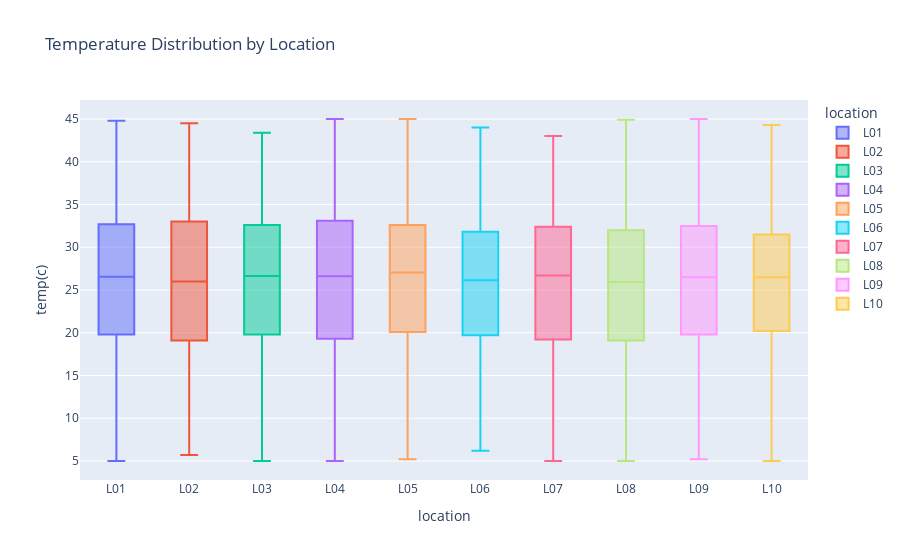
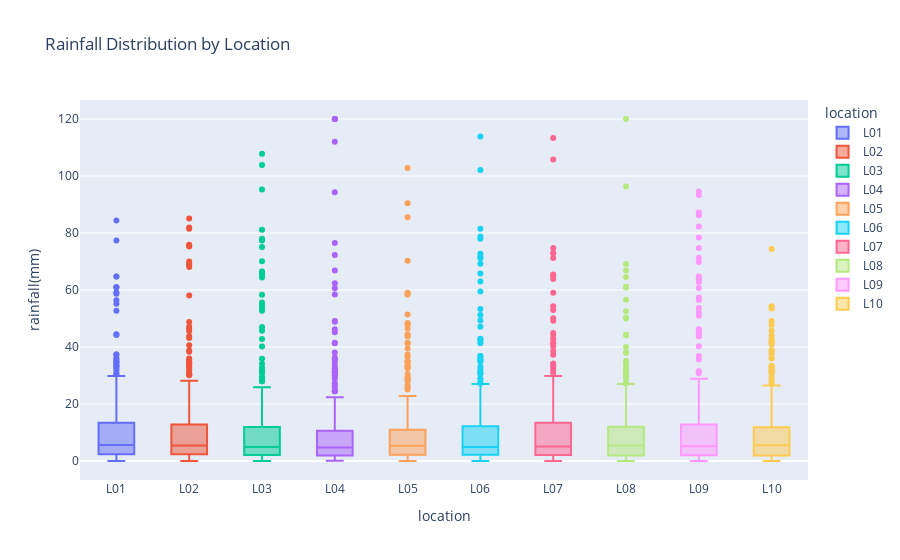

Source (notebook cell) for these figures, in order:
### Code cell
# Weather patterns by location (if location data exists)
location_cols = [col for col in df.columns if 'location' in col.lower()]

if location_cols and temp_columns and rainfall_columns:
    location_col = location_cols[0]
    
    # Create subplot for each location
    locations = df[location_col].unique()
    
    if len(locations) <= 10:  # Only create if reasonable number of locations
        fig = px.box(
            df, 
            x=location_col, 
            y=temp_col,
            title='Temperature Distribution by Location',
            color=location_col
        )
        fig.show()
        
        fig2 = px.box(
            df, 
            x=location_col, 
            y=rain_col,
            title='Rainfall Distribution by Location',
            color=location_col
        )
        fig2.show()

### Figure 1 — Plotly figure (JSON) as saved in the notebook; plotly's stock layout.template omitted (floating-point values rounded to 4 significant figures; data arrays with more than 128 entries replaced by an {"elided": "..."} marker saying what was removed)
{"data": [{"alignmentgroup": "True", "hovertemplate": "location=%{x}<br>temp(c)=%{y}<extra></extra>", "legendgroup": "L01", "marker": {"color": "#636efa"}, "name": "L01", "notched": false, "offsetgroup": "L01", "orientation": "v", "showlegend": true, "type": "box", "x": {"elided": "366 str values"}, "x0": " ", "xaxis": "x", "y": {"elided": "366 float values"}, "y0": " ", "yaxis": "y"}, {"alignmentgroup": "True", "hovertemplate": "location=%{x}<br>temp(c)=%{y}<extra></extra>", "legendgroup": "L02", "marker": {"color": "#EF553B"}, "name": "L02", "notched": false, "offsetgroup": "L02", "orientation": "v", "showlegend": true, "type": "box", "x": {"elided": "366 str values"}, "x0": " ", "xaxis": "x", "y": {"elided": "366 float values"}, "y0": " ", "yaxis": "y"}, {"alignmentgroup": "True", "hovertemplate": "location=%{x}<br>temp(c)=%{y}<extra></extra>", "legendgroup": "L03", "marker": {"color": "#00cc96"}, "name": "L03", "notched": false, "offsetgroup": "L03", "orientation": "v", "showlegend": true, "type": "box", "x": {"elided": "366 str values"}, "x0": " ", "xaxis": "x", "y": {"elided": "366 float values"}, "y0": " ", "yaxis": "y"}, {"alignmentgroup": "True", "hovertemplate": "location=%{x}<br>temp(c)=%{y}<extra></extra>", "legendgroup": "L04", "marker": {"color": "#ab63fa"}, "name": "L04", "notched": false, "offsetgroup": "L04", "orientation": "v", "showlegend": true, "type": "box", "x": {"elided": "366 str values"}, "x0": " ", "xaxis": "x", "y": {"elided": "366 float values"}, "y0": " ", "yaxis": "y"}, {"alignmentgroup": "True", "hovertemplate": "location=%{x}<br>temp(c)=%{y}<extra></extra>", "legendgroup": "L05", "marker": {"color": "#FFA15A"}, "name": "L05", "notched": false, "offsetgroup": "L05", "orientation": "v", "showlegend": true, "type": "box", "x": {"elided": "366 str values"}, "x0": " ", "xaxis": "x", "y": {"elided": "366 float values"}, "y0": " ", "yaxis": "y"}, {"alignmentgroup": "True", "hovertemplate": "location=%{x}<br>temp(c)=%{y}<extra></extra>", "legendgroup": "L06", "marker": {"color": "#19d3f3"}, "name": "L06", "notched": false, "offsetgroup": "L06", "orientation": "v", "showlegend": true, "type": "box", "x": {"elided": "366 str values"}, "x0": " ", "xaxis": "x", "y": {"elided": "366 float values"}, "y0": " ", "yaxis": "y"}, {"alignmentgroup": "True", "hovertemplate": "location=%{x}<br>temp(c)=%{y}<extra></extra>", "legendgroup": "L07", "marker": {"color": "#FF6692"}, "name": "L07", "notched": false, "offsetgroup": "L07", "orientation": "v", "showlegend": true, "type": "box", "x": {"elided": "366 str values"}, "x0": " ", "xaxis": "x", "y": {"elided": "366 float values"}, "y0": " ", "yaxis": "y"}, {"alignmentgroup": "True", "hovertemplate": "location=%{x}<br>temp(c)=%{y}<extra></extra>", "legendgroup": "L08", "marker": {"color": "#B6E880"}, "name": "L08", "notched": false, "offsetgroup": "L08", "orientation": "v", "showlegend": true, "type": "box", "x": {"elided": "366 str values"}, "x0": " ", "xaxis": "x", "y": {"elided": "366 float values"}, "y0": " ", "yaxis": "y"}, {"alignmentgroup": "True", "hovertemplate": "location=%{x}<br>temp(c)=%{y}<extra></extra>", "legendgroup": "L09", "marker": {"color": "#FF97FF"}, "name": "L09", "notched": false, "offsetgroup": "L09", "orientation": "v", "showlegend": true, "type": "box", "x": {"elided": "366 str values"}, "x0": " ", "xaxis": "x", "y": {"elided": "366 float values"}, "y0": " ", "yaxis": "y"}, {"alignmentgroup": "True", "hovertemplate": "location=%{x}<br>temp(c)=%{y}<extra></extra>", "legendgroup": "L10", "marker": {"color": "#FECB52"}, "name": "L10", "notched": false, "offsetgroup": "L10", "orientation": "v", "showlegend": true, "type": "box", "x": {"elided": "366 str values"}, "x0": " ", "xaxis": "x", "y": {"elided": "366 float values"}, "y0": " ", "yaxis": "y"}], "layout": {"boxmode": "overlay", "legend": {"title": {"text": "location"}, "tracegroupgap": 0}, "title": {"text": "Temperature Distribution by Location"}, "xaxis": {"anchor": "y", "categoryarray": ["L01", "L02", "L03", "L04", "L05", "L06", "L07", "L08", "L09", "L10"], "categoryorder": "array", "domain": [0, 1], "title": {"text": "location"}}, "yaxis": {"anchor": "x", "domain": [0, 1], "title": {"text": "temp(c)"}}}}

### Figure 2 — Plotly figure (JSON) as saved in the notebook; plotly's stock layout.template omitted (floating-point values rounded to 4 significant figures; data arrays with more than 128 entries replaced by an {"elided": "..."} marker saying what was removed)
{"data": [{"alignmentgroup": "True", "hovertemplate": "location=%{x}<br>rainfall(mm)=%{y}<extra></extra>", "legendgroup": "L01", "marker": {"color": "#636efa"}, "name": "L01", "notched": false, "offsetgroup": "L01", "orientation": "v", "showlegend": true, "type": "box", "x": {"elided": "366 str values"}, "x0": " ", "xaxis": "x", "y": {"elided": "366 float values"}, "y0": " ", "yaxis": "y"}, {"alignmentgroup": "True", "hovertemplate": "location=%{x}<br>rainfall(mm)=%{y}<extra></extra>", "legendgroup": "L02", "marker": {"color": "#EF553B"}, "name": "L02", "notched": false, "offsetgroup": "L02", "orientation": "v", "showlegend": true, "type": "box", "x": {"elided": "366 str values"}, "x0": " ", "xaxis": "x", "y": {"elided": "366 float values"}, "y0": " ", "yaxis": "y"}, {"alignmentgroup": "True", "hovertemplate": "location=%{x}<br>rainfall(mm)=%{y}<extra></extra>", "legendgroup": "L03", "marker": {"color": "#00cc96"}, "name": "L03", "notched": false, "offsetgroup": "L03", "orientation": "v", "showlegend": true, "type": "box", "x": {"elided": "366 str values"}, "x0": " ", "xaxis": "x", "y": {"elided": "366 float values"}, "y0": " ", "yaxis": "y"}, {"alignmentgroup": "True", "hovertemplate": "location=%{x}<br>rainfall(mm)=%{y}<extra></extra>", "legendgroup": "L04", "marker": {"color": "#ab63fa"}, "name": "L04", "notched": false, "offsetgroup": "L04", "orientation": "v", "showlegend": true, "type": "box", "x": {"elided": "366 str values"}, "x0": " ", "xaxis": "x", "y": {"elided": "366 float values"}, "y0": " ", "yaxis": "y"}, {"alignmentgroup": "True", "hovertemplate": "location=%{x}<br>rainfall(mm)=%{y}<extra></extra>", "legendgroup": "L05", "marker": {"color": "#FFA15A"}, "name": "L05", "notched": false, "offsetgroup": "L05", "orientation": "v", "showlegend": true, "type": "box", "x": {"elided": "366 str values"}, "x0": " ", "xaxis": "x", "y": {"elided": "366 float values"}, "y0": " ", "yaxis": "y"}, {"alignmentgroup": "True", "hovertemplate": "location=%{x}<br>rainfall(mm)=%{y}<extra></extra>", "legendgroup": "L06", "marker": {"color": "#19d3f3"}, "name": "L06", "notched": false, "offsetgroup": "L06", "orientation": "v", "showlegend": true, "type": "box", "x": {"elided": "366 str values"}, "x0": " ", "xaxis": "x", "y": {"elided": "366 float values"}, "y0": " ", "yaxis": "y"}, {"alignmentgroup": "True", "hovertemplate": "location=%{x}<br>rainfall(mm)=%{y}<extra></extra>", "legendgroup": "L07", "marker": {"color": "#FF6692"}, "name": "L07", "notched": false, "offsetgroup": "L07", "orientation": "v", "showlegend": true, "type": "box", "x": {"elided": "366 str values"}, "x0": " ", "xaxis": "x", "y": {"elided": "366 float values"}, "y0": " ", "yaxis": "y"}, {"alignmentgroup": "True", "hovertemplate": "location=%{x}<br>rainfall(mm)=%{y}<extra></extra>", "legendgroup": "L08", "marker": {"color": "#B6E880"}, "name": "L08", "notched": false, "offsetgroup": "L08", "orientation": "v", "showlegend": true, "type": "box", "x": {"elided": "366 str values"}, "x0": " ", "xaxis": "x", "y": {"elided": "366 float values"}, "y0": " ", "yaxis": "y"}, {"alignmentgroup": "True", "hovertemplate": "location=%{x}<br>rainfall(mm)=%{y}<extra></extra>", "legendgroup": "L09", "marker": {"color": "#FF97FF"}, "name": "L09", "notched": false, "offsetgroup": "L09", "orientation": "v", "showlegend": true, "type": "box", "x": {"elided": "366 str values"}, "x0": " ", "xaxis": "x", "y": {"elided": "366 float values"}, "y0": " ", "yaxis": "y"}, {"alignmentgroup": "True", "hovertemplate": "location=%{x}<br>rainfall(mm)=%{y}<extra></extra>", "legendgroup": "L10", "marker": {"color": "#FECB52"}, "name": "L10", "notched": false, "offsetgroup": "L10", "orientation": "v", "showlegend": true, "type": "box", "x": {"elided": "366 str values"}, "x0": " ", "xaxis": "x", "y": {"elided": "366 float values"}, "y0": " ", "yaxis": "y"}], "layout": {"boxmode": "overlay", "legend": {"title": {"text": "location"}, "tracegroupgap": 0}, "title": {"text": "Rainfall Distribution by Location"}, "xaxis": {"anchor": "y", "categoryarray": ["L01", "L02", "L03", "L04", "L05", "L06", "L07", "L08", "L09", "L10"], "categoryorder": "array", "domain": [0, 1], "title": {"text": "location"}}, "yaxis": {"anchor": "x", "domain": [0, 1], "title": {"text": "rainfall(mm)"}}}}
